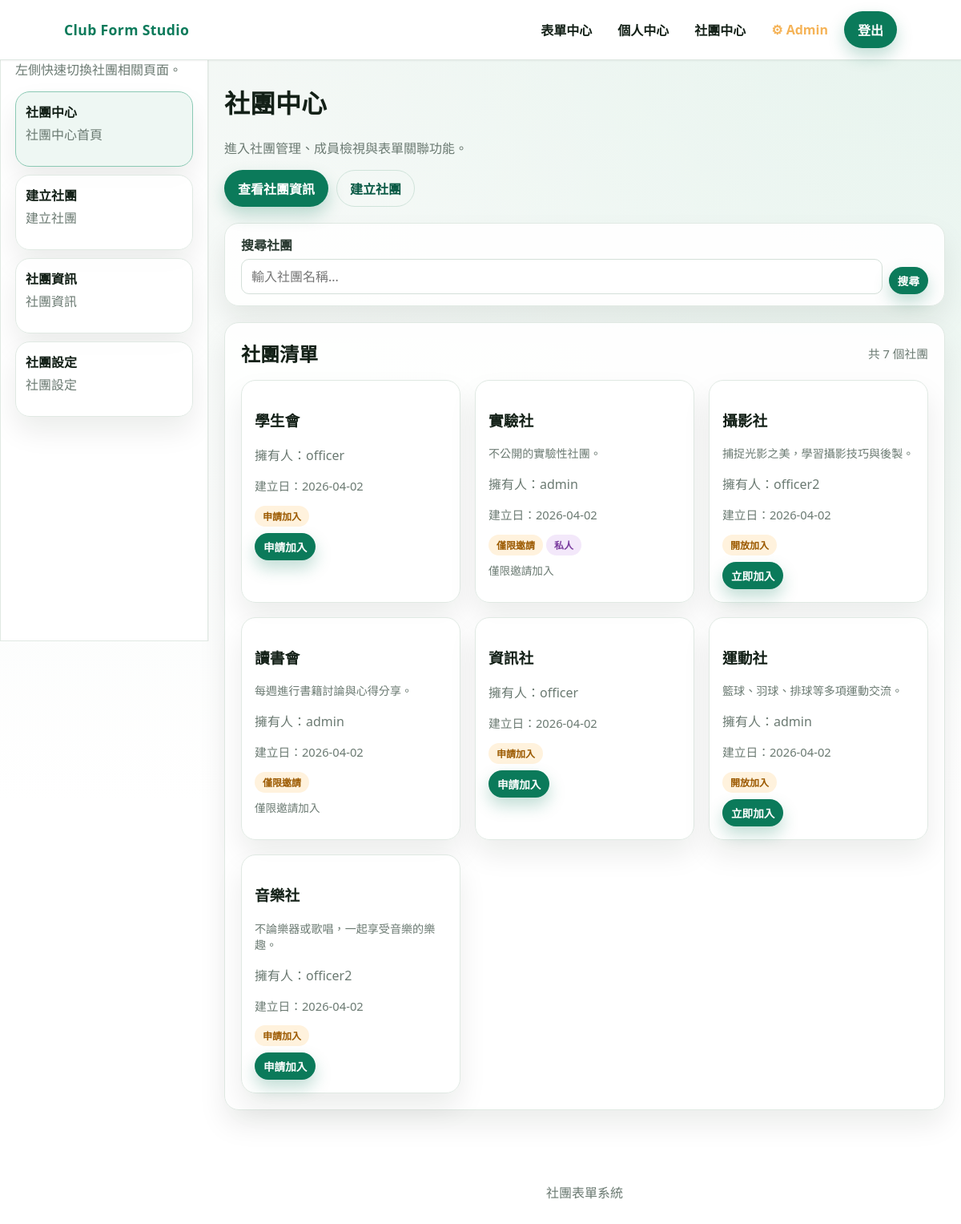
Screenshot of /clubs/clubs_index.php (signed in) with the database file from the repository.
### tables this page shows
CREATE TABLE clubs (
    id            INT PRIMARY KEY AUTO_INCREMENT      COMMENT '社團唯一識別碼',
    name          VARCHAR(100) UNIQUE NOT NULL        COMMENT '社團名稱，不可重複',
    description   TEXT                                COMMENT '社團簡介說明',
    join_mode     ENUM('open','request','invite_only')
                           DEFAULT 'request'          COMMENT '加入模式：open=開放加入, request=需申請審核, invite_only=僅限邀請',
    visibility    ENUM('public','private')
                           DEFAULT 'public'           COMMENT '可見性：public=公開顯示, private=隱藏',
    owner_user_id INT NOT NULL                        COMMENT '社團建立者（持有人），參照 users.id',
    created_at    TIMESTAMP DEFAULT CURRENT_TIMESTAMP COMMENT '社團建立時間',
    updated_at    TIMESTAMP DEFAULT CURRENT_TIMESTAMP
                           ON UPDATE CURRENT_TIMESTAMP COMMENT '最後更新時間',
    FOREIGN KEY (owner_user_id) REFERENCES users(id) ON DELETE RESTRICT,
    INDEX idx_owner (owner_user_id)
);

CREATE TABLE users (
    id          INT PRIMARY KEY AUTO_INCREMENT        COMMENT '使用者唯一識別碼',
    username    VARCHAR(50)  UNIQUE NOT NULL          COMMENT '登入帳號，不可重複',
    password    VARCHAR(255) NOT NULL                 COMMENT '密碼（SHA256 雜湊）',
    email       VARCHAR(100) UNIQUE NOT NULL          COMMENT '電子郵件，不可重複，用於密碼重設',
    role        ENUM('member','owner','club_officer','admin')
                         DEFAULT 'member'             COMMENT '系統層級身份：member=一般會員, owner=幹部, club_officer=社團持有人, admin=管理員',
    created_at           TIMESTAMP DEFAULT CURRENT_TIMESTAMP   COMMENT '帳號建立時間',
    updated_at           TIMESTAMP DEFAULT CURRENT_TIMESTAMP
                         ON UPDATE CURRENT_TIMESTAMP  COMMENT '最後更新時間',
    remember_token_hash  VARCHAR(64) NULL              COMMENT '記住我 Token 的 SHA256 雜湊（每個使用者僅保留最新一個，取代獨立的 remember_tokens 表）'
);

### clubs/clubs_index.php (the view, shortened to what this page needs)
<?php
$user_raw = isset($_SESSION['user']) ? $_SESSION['user'] : null;
$user = !empty($user_raw) ? htmlspecialchars($user_raw) : null;
$current_user = null;
$errors = [];
$all_clubs = [];
$my_club_ids = [];
$search = trim($_GET['search'] ?? '');
$page = max(1, (int)($_GET['page'] ?? 1));
$per_page = 12;
try {
    $pdo = get_db();
    if ($user_raw) {
        $user_stmt = $pdo->prepare('SELECT id, username, role FROM users WHERE username = :u LIMIT 1');
        $user_stmt->execute([':u' => $user_raw]);
        $current_user = $user_stmt->fetch();
    }
    if ($current_user) {
        $mid_stmt = $pdo->prepare('SELECT club_id FROM club_memberships WHERE user_id = :id');
        $mid_stmt->execute([':id' => $current_user['id']]);
        $my_club_ids = array_map('intval', array_column($mid_stmt->fetchAll(), 'club_id'));
    }
    $where = '';
    $params = [];
    $count_sql = 'SELECT COUNT(*) FROM clubs c JOIN users u ON u.id = c.owner_user_id ' . $where;
    $count_stmt = $pdo->prepare($count_sql);
    $count_stmt->execute($params);
    $total = (int)$count_stmt->fetchColumn();
    $offset = ($page - 1) * $per_page;
    $list_sql = 'SELECT c.id, c.name, c.description, c.join_mode, c.visibility, u.username AS owner_name, c.created_at FROM clubs c JOIN users u ON u.id = c.owner_user_id ' . $where . ' ORDER BY c.name ASC LIMIT ' . $per_page . ' OFFSET ' . $offset;
    $list_stmt = $pdo->prepare($list_sql);
    $list_stmt->execute($params);
    $all_clubs = $list_stmt->fetchAll();
} catch (Throwable $e) {
    $errors[] = '社團中心載入失敗，請稍後再試。';
}
$join_mode_labels = [
    'open' => '開放加入',
    'request' => '申請加入',
    'invite_only' => '僅限邀請',
];
?>
<!doctype html>
<html lang="zh-Hant">
    <head>
        <link rel="stylesheet" href="../css/app.css" />
    </head>
    <body>
        <?php $base_url = '../'; require __DIR__ . '/../includes/header.php'; ?>
        <main class="section">
            <div class="container" style="display: grid; gap: 20px; grid-template-columns: minmax(0, 1fr); align-items: start">
            <?php require __DIR__ . '/../includes/right.php'; ?>
                <div>
                <h1>社團中心</h1>
                <p class="muted">進入社團管理、成員檢視與表單關聯功能。</p>
                <div style="display: flex; gap: 10px; flex-wrap: wrap; margin: 16px 0 20px">
                    <a class="btn btn-primary" href="./manage.php">查看社團資訊</a>
                    <a class="btn btn-ghost" href="./create.php">建立社團</a>
                </div>
                <div class="panel" style="padding: 14px 20px; margin-bottom: 20px">
                    <form method="GET" action="clubs_index.php" style="display:flex;gap:8px;align-items:end">
                        <div class="field" style="margin-bottom:0;flex:1">
                            <label for="club_search">搜尋社團</label>
                            <input id="club_search" name="search" type="text" placeholder="輸入社團名稱..." value="<?php echo htmlspecialchars($search); ?>" />
                        </div>
                        <button type="submit" class="btn btn-primary btn-small">搜尋</button>
                    </form>
                </div>
                <div class="panel" style="padding: 20px;">
                    <div style="display:flex;align-items:center;justify-content:space-between;flex-wrap:wrap;gap:8px;margin-bottom:16px">
                        <h2 style="margin:0">社團清單</h2>
                        <span class="meta" style="margin-top:0">共 <?php echo number_format($total); ?> 個社團</span>
                    </div>
                    <?php if (empty($all_clubs)) : ?>
                        <p class="muted">
                            <?php if ($search !== ''): ?>
                                找不到符合「<?php echo htmlspecialchars($search); ?>」的社團。
                            <?php else: ?>
                                目前尚無社團。
                            <?php endif; ?>
                        </p>
                    <?php else : ?>
                        <div class="card-grid">
                            <?php foreach ($all_clubs as $club) : ?>
                                <?php $is_member = in_array((int)$club['id'], $my_club_ids, true); ?>
                                <article class="panel" style="padding: 16px">
                                    <h3><?php echo htmlspecialchars($club['name']); ?></h3>
                                    <?php if (!empty($club['description'])): ?>
                                        <p class="muted" style="font-size:0.88rem;margin:4px 0"><?php echo htmlspecialchars(mb_substr($club['description'], 0, 60)) . (mb_strlen($club['description']) > 60 ? '...' : ''); ?></p>
                                    <?php endif; ?>
                                    <p class="muted">擁有人：<?php echo htmlspecialchars($club['owner_name']); ?></p>
                                    <p class="meta">建立日：<?php echo !empty($club['created_at']) ? htmlspecialchars(date('Y-m-d', strtotime($club['created_at']))) : ''; ?></p>
                                    <div style="margin-top:6px;display:flex;gap:4px;flex-wrap:wrap">
                                        <span class="pill"><?php echo htmlspecialchars($join_mode_labels[$club['join_mode']] ?? '申請加入'); ?></span>
                                        <?php if (($club['visibility'] ?? 'public') === 'private'): ?>
                                            <span class="pill" style="background:#f3e8fa;color:#7a3b9e">私人</span>
                                        <?php endif; ?>
                                    </div>
                                    <div style="margin-top:8px;display:flex;gap:8px;flex-wrap:wrap">
                                    <?php if ($is_member): ?>
                                        <a class="btn btn-ghost" href="./manage.php?id=<?php echo (int) $club['id']; ?>">查看社團</a>
                                    <?php elseif ($user && ($club['join_mode'] ?? 'request') === 'invite_only'): ?>
                                        <span class="muted" style="font-size:0.85rem">僅限邀請加入</span>
                                    <?php elseif ($user): ?>
                                        <form method="POST" action="update_setting.php" style="display:inline">
                                            <button type="submit" class="btn btn-primary btn-small">
                                                <?php echo ($club['join_mode'] ?? 'request') === 'open' ? '立即加入' : '申請加入'; ?>
                                            </button>
                                        </form>
                                    <?php endif; ?>
                                    </div>
                                </article>
                            <?php endforeach; ?>
                        </div>
                    <?php endif; ?>
                </div>
            </div>
        </main>
        <footer class="footer container">社團表單系統</footer>
    </body>
</html>
<?php
exit();

### css/base.css (style rules this page uses)
:root { --bg: #f2f7f4; --bg-soft: #e9f1ed; --card: #ffffff; --text: #132017; --muted: #6b7a72; --brand: #0b7a5a; --brand-strong: #085944; --accent: #f5b357; --border: #e0e9e3; --shadow: 0 18px 35px rgba(10, 24, 18, 0.08); --radius: 18px; --radius-sm: 12px; }
* { box-sizing: border-box; }
body { margin: 0; font-family: "Noto Sans TC", "IBM Plex Sans Thai", "Segoe UI", sans-serif; color: var(--text); background: radial-gradient( circle at top right, #e7f4ee 0%, rgba(231, 244, 238, 0) 45% ), linear-gradient(180deg, var(--bg) 0%, #ffffff 65%); min-height: 100vh; }
a { color: inherit; text-decoration: none; }
.muted { color: var(--muted); }
.meta { color: var(--muted); font-size: 0.92rem; margin-top: 8px; }
.container { max-width: 1040px; margin: 0 auto; padding: 0 20px; }
.section { padding: 8px 0 64px; }
.card-grid { display: grid; grid-template-columns: repeat(auto-fit, minmax(240px, 1fr)); gap: 18px; }
.footer { padding: 26px 0 40px; text-align: center; color: var(--muted); }

### css/components.css (style rules this page uses)
.btn { display: inline-flex; align-items: center; justify-content: center; gap: 6px; padding: 10px 16px; border-radius: 999px; font-weight: 600; border: 1px solid transparent; transition: transform 0.2s ease, box-shadow 0.2s ease, background 0.2s ease, color 0.2s ease; }
.btn-primary { background: var(--brand); color: #ffffff; box-shadow: 0 10px 20px rgba(11, 122, 90, 0.25); }
.btn-ghost { background: transparent; color: var(--brand-strong); border-color: #cfe3da; }
.btn-small { padding: 6px 10px; font-size: 0.85rem; }
.pill { display: inline-flex; padding: 4px 10px; border-radius: 999px; background: #fff2dd; color: #9c5a00; font-size: 0.75rem; font-weight: 700; }
.panel { background: rgba(255, 255, 255, 0.92); border-radius: var(--radius); border: 1px solid var(--border); box-shadow: var(--shadow); }
.field { margin-bottom: 14px; }
label { display: block; margin-bottom: 6px; font-weight: 600; color: #2a3a31; }
input, select, textarea { width: 100%; padding: 10px 12px; border: 1px solid #d4e0d9; border-radius: 10px; background: #ffffff; font: inherit; }

### rows the page displays
clubs: name "學生會", owner_user.username "officer", created_at "2026-04-02", join_mode "申請加入"
clubs: name "實驗社", description "不公開的實驗性社團。", owner_user.username "admin", created_at "2026-04-02", join_mode "僅限邀請", visibility "私人", shows "僅限邀請加入"
clubs: name "攝影社", description "捕捉光影之美，學習攝影技巧與後製。", owner_user.username "officer2", created_at "2026-04-02", join_mode "開放加入", shows "立即加入"
clubs: name "讀書會", description "每週進行書籍討論與心得分享。", owner_user.username "admin", created_at "2026-04-02", join_mode "僅限邀請", shows "僅限邀請加入"
clubs: name "資訊社", owner_user.username "officer", created_at "2026-04-02", join_mode "申請加入"
clubs: name "運動社", description "籃球、羽球、排球等多項運動交流。", owner_user.username "admin", created_at "2026-04-02", join_mode "開放加入", shows "立即加入"
clubs: name "音樂社", description "不論樂器或歌唱，一起享受音樂的樂趣。", owner_user.username "officer2", created_at "2026-04-02", join_mode "申請加入"

### other values shown
$right_note "左側快速切換社團相關頁面。"
$label "社團中心"
$description "社團中心首頁"
$label "建立社團"
$description "建立社團"
$label "社團資訊"
$description "社團資訊"
$label "社團設定"
$description "社團設定"
$total "7"
